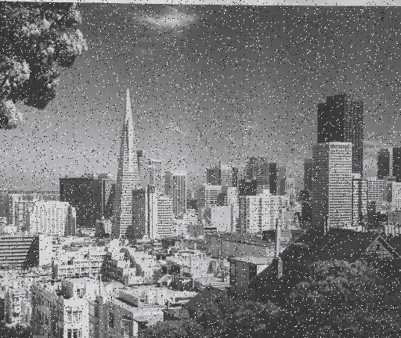
//> input picture Multithread_Convololution/soru_3_gorsel.png, 401 x 338 px
$ ./conv_omp   (built with g++ and OpenCV 4)
//> lines starting //> are read from the running program, lines starting //| are printed output that depends on the picture; after the words box and inside, x2 and y2 are one past the last pixel; in counts of white or black regions, pixels touching at a corner belong together
#include <iostream>
#include <opencv2/opencv.hpp>
#include <vector>
#include <omp.h>

#define KERNEL_SIZE 5

// 5x5 Gauss bulanıklaştırma çekirdeği
int kernel[KERNEL_SIZE][KERNEL_SIZE] = {
    {1, 4, 7, 4, 1},
    {4, 16, 26, 16, 4},
    {7, 26, 41, 26, 7},
    {4, 16, 26, 16, 4},
    {1, 4, 7, 4, 1}
};
const int kernelWeight = 273;  // Kernel için normalizasyon faktörü

// Belirli bir satır aralığı için konvolüsyon fonksiyonu
void applyConvolution(const cv::Mat& input, cv::Mat& output, int startRow, int endRow, std::vector<int>& histogram) {
    // Belirtilen satır aralığındaki her piksel için işlem yapılacak
    for (int x = startRow; x < endRow; x++) {
        for (int y = 2; y < input.cols - 2; y++) {  // Piksel kenar sınırları nedeniyle 2 piksel içeriden başlanır
            int sum = 0;

            // 5x5 çekirdekle konvolüsyon işlemi gerçekleştir
            for (int i = -2; i <= 2; i++) {
                for (int j = -2; j <= 2; j++) {
                    sum += input.at<uchar>(x + i, y + j) * kernel[i + 2][j + 2]; // Çekirdekteki ağırlık ile piksel değeri çarpılarak toplanır
                }
            }
            int pixelValue = std::clamp(sum / kernelWeight, 0, 255); // Piksel değeri normalize edilerek sınırlandırılır
            output.at<uchar>(x, y) = pixelValue; // Output için yeni piksel değeri atanır

            // Histogram thread-safe bir şekilde güncellenir (atomatic işlem)
            #pragma omp atomic
            histogram[pixelValue]++;
        }
    }
}

int main() {

    // Input görseli içe aktarma
    cv::Mat image = cv::imread("/root/soru_3_gorsel.png", cv::IMREAD_GRAYSCALE);
//> image: 338 rows x 401 cols, CV_8UC1; min 22, max 250, mean 120.6
    if (image.empty()) {
        std::cerr << "Görsel yüklenemedi!" << std::endl;
        return -1;
    }

    // Output görüntüsü oluşturma (aynı boyutlarda sıfır matrisi)
    cv::Mat output = cv::Mat::zeros(image.size(), CV_8U);
    int numThreads = 5; // Kullanılacak iş parçacığı sayısı
    int rowsPerThread = (image.rows - 4) / numThreads; // Her iş parçacığına düşen satır sayısı
//> rowsPerThread = 66

    // Histogramı sıfırla (0 ile 255 arasındaki indeksler)
    std::vector<int> histogram(256, 0);

    // Paralel işlem için süre ölçümü başlat
    double startParallel = omp_get_wtime();

    #pragma omp parallel num_threads(numThreads)
    {
        int thread_id = omp_get_thread_num(); // Her iş parçacığı kendine özel bir 'thread_id' alır
        int startRow = 2 + thread_id * rowsPerThread; // İş parçacığının işlem yapacağı başlangıç satırı hesaplanır
//> startRow = 2
        int endRow = (thread_id == numThreads - 1) ? image.rows - 2 : startRow + rowsPerThread; // İş parçacığının işlem yapacağı bitiş satırı belirlenir, son iş parçacığına kalan satırlar atanır
//> endRow = 68
    applyConvolution(image, output, startRow, endRow, histogram);
//> after the loop in applyConvolution, `for (int x = startRow; x < endRow; x++)`:
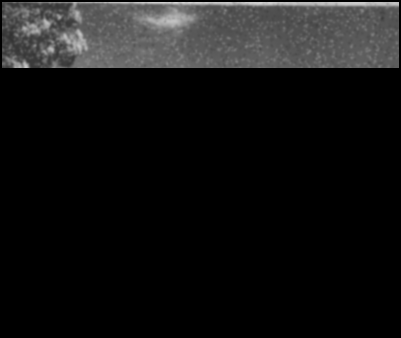
//> output: 338 rows x 401 cols, CV_8UC1; min 0, max 215, mean 19.2
//> after the loop in applyConvolution, `for (int x = startRow; x < endRow; x++)`: histogram = 256 values, max 880 at index 89, min 0 at index 0, mean 102.4
    }


    // Paralel işlem için süre ölçümü bitir ve geçen süreyi hesapla
    double endParallel = omp_get_wtime();
    double parallelTime = endParallel - startParallel;

    // Tek iş parçacıklı çalışmayı sıfırla
    histogram.assign(256, 0);
//> histogram = 256 values from 0 to 0
    output = cv::Mat::zeros(image.size(), CV_8U);

    // Tek iş parçacıklı işlem için süre ölçümü başlat
    double startSingle = omp_get_wtime();

    applyConvolution(image, output, 2, image.rows - 2, histogram);
//> call 2 of applyConvolution, with startRow = 2, endRow = 336
//> after the loop in applyConvolution (call 2), `for (int x = startRow; x < endRow; x++)`:
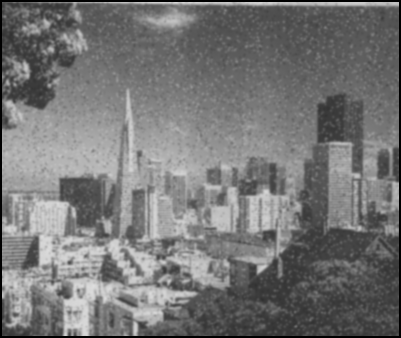
//> output: 338 rows x 401 cols, CV_8UC1; min 0, max 221, mean 117.4
//> after the loop in applyConvolution (call 2), `for (int x = startRow; x < endRow; x++)`: histogram = 256 values, max 1478 at index 88, min 0 at index 0, mean 518

    // Tek iş parçacıklı işlem için süre ölçümü bitir ve geçen süreyi hesapla
    double endSingle = omp_get_wtime();
    double singleTime = endSingle - startSingle;

    // Hızlanma oranını hesapla
    double speedup = singleTime / parallelTime;

    // Ölçümleri loga yazdırma
    std::cout << "Tek iş parçacıklı süre: " << singleTime << " saniye" << std::endl;
    std::cout << "Paralel süre: " << parallelTime << " saniye" << std::endl;
    std::cout << "Hızlanma: " << speedup << "x" << std::endl;

    // Histogram çizimi ve kaydetme kısmı
    int hist_w = 512, hist_h = 400;
    int bin_w = cvRound((double) hist_w / 256);
    cv::Mat histImage(hist_h, hist_w, CV_8UC3, cv::Scalar(50, 50, 50)); // Daha koyu gri arka plan

    // Histogram değerlerini görüntü yüksekliğine uyarlamak için normalize et
    int max_value = *std::max_element(histogram.begin(), histogram.end());
//> max_value = 1478
    for (int i = 0; i < 256; i++) {
        histogram[i] = ((double)histogram[i] / max_value) * histImage.rows;
    }
//> after the loop, histogram = 256 values, max 400 at index 88, min 0 at index 0, mean 139.9

    // Histogramı çubuklar (dikdörtgenler) olarak çiz
    for (int i = 0; i < 256; i++) {
        cv::rectangle(histImage,
                      cv::Point(bin_w * i, hist_h - 1),
                      cv::Point(bin_w * i + bin_w, hist_h - histogram[i]),
                      cv::Scalar(0, 255, 0), cv::FILLED);
    }
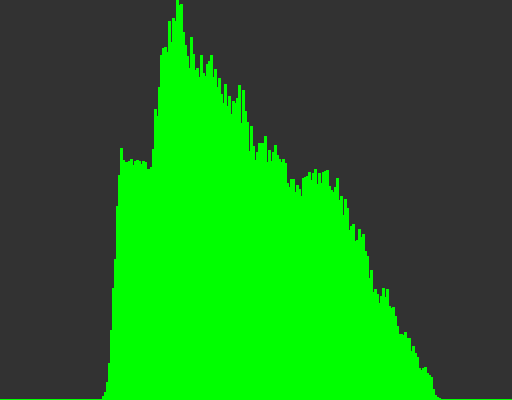
//> histImage: 400 rows x 512 cols, CV_8UC3; mean B, G, R 32.3, 122.8, 32.3

    // X ve Y eksenlerini çiz
    cv::line(histImage, cv::Point(0, hist_h - 1), cv::Point(hist_w, hist_h - 1), cv::Scalar(255, 255, 255), 2); // X ekseni
    cv::line(histImage, cv::Point(0, 0), cv::Point(0, hist_h), cv::Scalar(255, 255, 255), 2); // Y ekseni

    // X ve Y eksenlerine etiketler ekle (0 ve 255. pointler dahil)
    cv::putText(histImage, "Piksel Yogunlugu", cv::Point(hist_w / 2 - 50, hist_h - 10), cv::FONT_HERSHEY_SIMPLEX, 0.5, cv::Scalar(255, 255, 255), 1);
    cv::putText(histImage, "Frekans", cv::Point(10, 30), cv::FONT_HERSHEY_SIMPLEX, 0.5, cv::Scalar(255, 255, 255), 1);
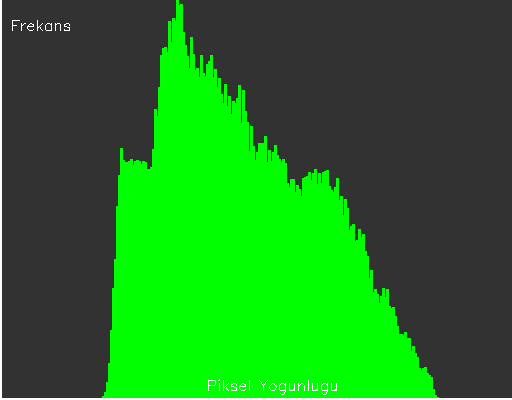
//> histImage: 400 rows x 512 cols, CV_8UC3; mean B, G, R 34.8, 123.9, 34.8
    cv::putText(histImage, "0", cv::Point(5, hist_h - 10), cv::FONT_HERSHEY_SIMPLEX, 0.5, cv::Scalar(255, 255, 255), 1);
//> histImage: 400 rows x 512 cols, CV_8UC3; 28 pixels changed, all inside (x1, y1, x2, y2) = (7, 380, 15, 391)
    cv::putText(histImage, "255", cv::Point(hist_w - 30, hist_h - 10), cv::FONT_HERSHEY_SIMPLEX, 0.5, cv::Scalar(255, 255, 255), 1);
//> histImage: 400 rows x 512 cols, CV_8UC3; mean B, G, R 34.9, 124, 34.9

    // Histogramı kaydet
    cv::imwrite("/root/histogram.png", histImage);
    std::cout << "Çubuk grafik şeklindeki histogram 'histogram.png' olarak kaydedildi." << std::endl;

    // Çıktı görüntüsünü kaydet
    cv::imwrite("/root/output.png", output);
    std::cout << "Output görüntü 'output.png' olarak kaydedildi." << std::endl;

    return 0;
}
